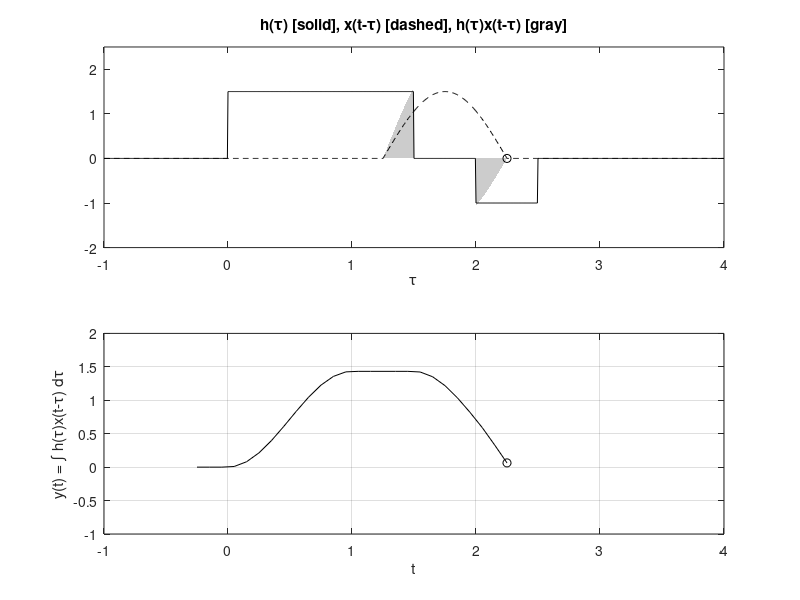
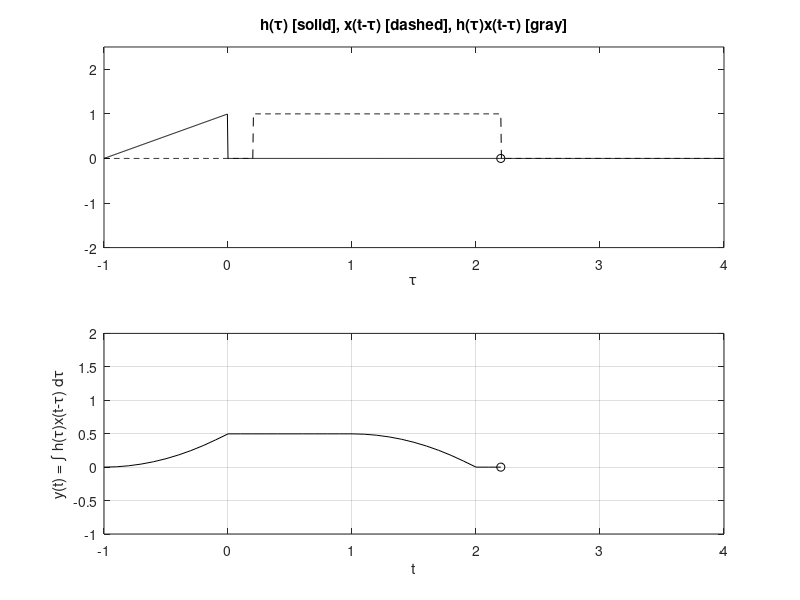
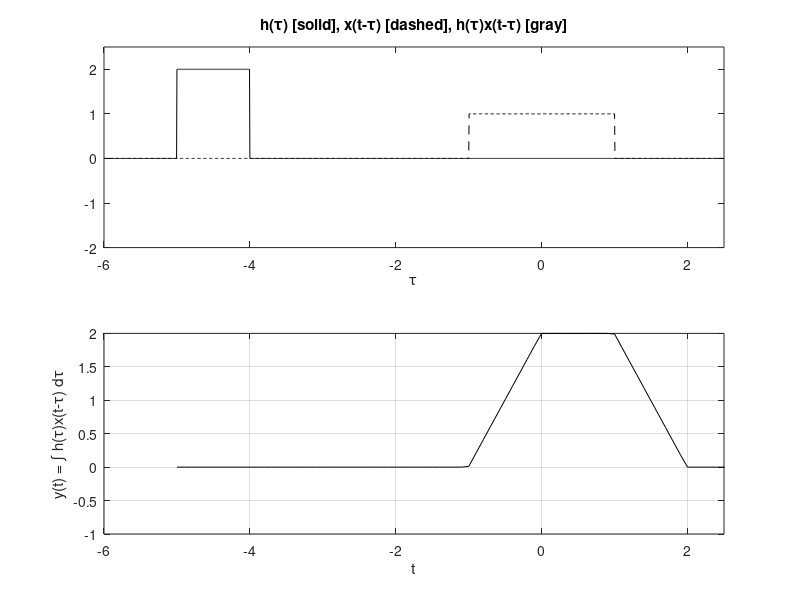
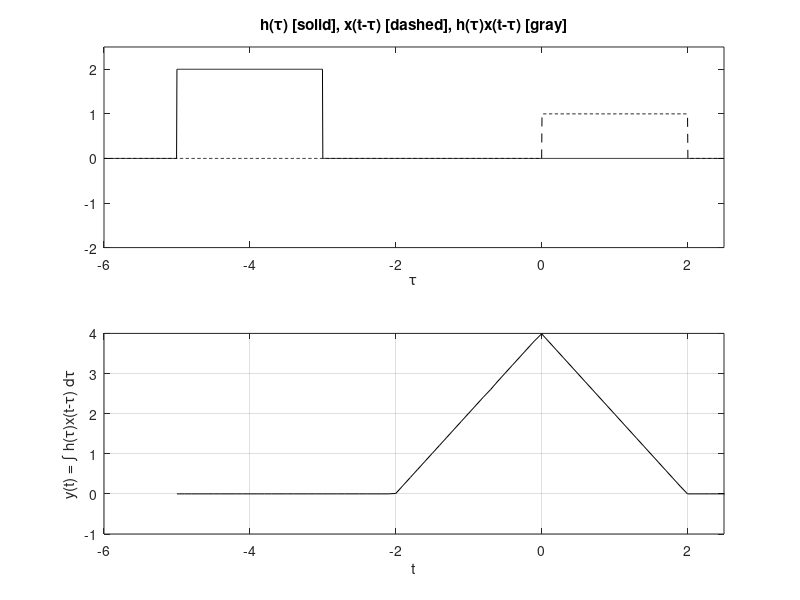

MATLAB code for these plots, in order:
%Rendel Abrasia, Reza Aablue
%500942743, 500966944
%Section 4

% Problem B.1
figure(1) % Create figure window and make visible on screen
u = @(t) 1.0*(t>=0); % u(t) step function.
x = @(t) 1.5*sin(pi*t).*(u(t)-u(t-1)); % Assigned x(t) function.
h = @(t) 1.5*(u(t)-u(t-1.5))-u(t-2)+u(t-2.5); % h(t).
dtau = 0.005; tau = -1:dtau:4; % Time intervals and step size for tau.
ti = 0; tvec = -.25:.1:2.25; % Time intervals and step size for tvec.
y = NaN*zeros(1,length(tvec)); % Pre-allocate memory
for t = tvec,
ti = ti+1; % Time index
xh = x(t-tau).*h(tau); lxh = length(xh);
y(ti) = sum(xh.*dtau); % Trapezoidal approximation of convolution integral
subplot(2,1,1),plot(tau,h(tau),'k-',tau,x(t-tau),'k--',t,0,'ok');
axis([tau(1) tau(end) -2.0 2.5]);
patch([tau(1:end-1);tau(1:end-1);tau(2:end);tau(2:end)],...
[zeros(1,lxh-1);xh(1:end-1);xh(2:end);zeros(1,lxh-1)],...
[.8 .8 .8],'edgecolor','none');
xlabel('\tau'); title('h(\tau) [solid], x(t-\tau) [dashed], h(\tau)x(t-\tau) [gray]');
c = get(gca,'children'); set(gca,'children',[c(2);c(3);c(4);c(1)]);
subplot(2,1,2),plot(tvec,y,'k',tvec(ti),y(ti),'ok');
xlabel('t'); ylabel('y(t) = \int h(\tau)x(t-\tau) d\tau');
axis([tau(1) tau(end) -1.0 2.0]); grid;
drawnow;
end

% Problem B.2
% x(t) = u(t) - u(t-2)
% h(t) = (t+1)(u(t+1)-u(t))
% y(t) = x(t)*h(t) (Convolution)

figure(2) % Create figure window and make visible on screen
u = @(t) 1.0*(t>=0); % u(t) step function.
x = @(t) u(t)-u(t-2); % Assigned x(t) function (Figure 2.4-28 (a)).
h = @(t) (t+1).*(u(t+1)-u(t)); % h(t) = (t+1)(u(t+1)-u(t)).
dtau = 0.005; tau = -1:dtau:4; % Time intervals and step size for tau.
ti = 0; tvec = -1.0:.1:2.25; % Time intervals and step size for tvec.
y = NaN*zeros(1,length(tvec)); % Pre-allocate memory
for t = tvec,
ti = ti+1; % Time index
xh = x(t-tau).*h(tau); lxh = length(xh);
y(ti) = sum(xh.*dtau); % Trapezoidal approximation of convolution integral
subplot(2,1,1),plot(tau,h(tau),'k-',tau,x(t-tau),'k--',t,0,'ok');
axis([tau(1) tau(end) -2.0 2.5]);
patch([tau(1:end-1);tau(1:end-1);tau(2:end);tau(2:end)],...
[zeros(1,lxh-1);xh(1:end-1);xh(2:end);zeros(1,lxh-1)],...
[.8 .8 .8],'edgecolor','none');
xlabel('\tau'); title('h(\tau) [solid], x(t-\tau) [dashed], h(\tau)x(t-\tau) [gray]');
c = get(gca,'children'); set(gca,'children',[c(2);c(3);c(4);c(1)]);
subplot(2,1,2),plot(tvec,y,'k',tvec(ti),y(ti),'ok');
xlabel('t'); ylabel('y(t) = \int h(\tau)x(t-\tau) d\tau');
axis([tau(1) tau(end) -1.0 2.0]); grid;
drawnow;
end

% Problem B.3 - part 1 (Assume A=1, B=2)
% x1(t) = x(t) = u(t-4)-u(t-6)
% x2(t) = h(t) = (2)(u(t+5)-u(t+4))
% y(t) = x(t)*h(t)

figure(3) % Create figure window and make visible on screen
A = 1.0; B = 2.0; % Assumptions for A and B values.
u = @(t) 1.0*(t>=0); % u(t) step function.
x = @(t) A*(u(t-4)-u(t-6)); % Assigned x(t) function (Figure 2.4-28 (a)).
h = @(t) B*(u(t+5)-u(t+4)); % h(t) = (t+1)(u(t+1)-u(t)).
dtau = 0.005; tau = -6:dtau:2.5; % Time intervals and step size for tau.
ti = 0; tvec = -5.0:.1:5; % Time intervals and step size for tvec.
y = NaN*zeros(1,length(tvec)); % Pre-allocate memory
for t = tvec,
ti = ti+1; % Time index
xh = x(t-tau).*h(tau); lxh = length(xh);
y(ti) = sum(xh.*dtau); % Trapezoidal approximation of convolution integral
subplot(2,1,1),plot(tau,h(tau),'k-',tau,x(t-tau),'k--',t,0,'ok');
axis([tau(1) tau(end) -2.0 2.5]);
patch([tau(1:end-1);tau(1:end-1);tau(2:end);tau(2:end)],...
[zeros(1,lxh-1);xh(1:end-1);xh(2:end);zeros(1,lxh-1)],...
[.8 .8 .8],'edgecolor','none');
xlabel('\tau'); title('h(\tau) [solid], x(t-\tau) [dashed], h(\tau)x(t-\tau) [gray]');
c = get(gca,'children'); set(gca,'children',[c(2);c(3);c(4);c(1)]);
subplot(2,1,2),plot(tvec,y,'k',tvec(ti),y(ti),'ok');
xlabel('t'); ylabel('y(t) = \int h(\tau)x(t-\tau) d\tau');
axis([tau(1) tau(end) -1.0 2.0]); grid;
drawnow;
end

% Problem B.3 - part 2 (Assume A=1, B=2)
% x1(t) = x(t) = u(t-3)-u(t-5)
% x2(t) = h(t) = (2)(u(t+5)-u(t+3))
% y(t) = x(t)*h(t)

figure(4) % Create figure window and make visible on screen
A = 1.0; B = 2.0; % Assumptions for A and B values.
u = @(t) 1.0*(t>=0); % u(t) step function.
x = @(t) A*(u(t-3)-u(t-5)); % Assigned x(t) function (Figure 2.4-28 (a)).
h = @(t) B*(u(t+5)-u(t+3)); % h(t) = (t+1)(u(t+1)-u(t)).
dtau = 0.005; tau = -6:dtau:2.5; % Time intervals and step size for tau.
ti = 0; tvec = -5.0:.1:5; % Time intervals and step size for tvec.
y = NaN*zeros(1,length(tvec)); % Pre-allocate memory
for t = tvec,
ti = ti+1; % Time index
xh = x(t-tau).*h(tau); lxh = length(xh);
y(ti) = sum(xh.*dtau); % Trapezoidal approximation of convolution integral
subplot(2,1,1),plot(tau,h(tau),'k-',tau,x(t-tau),'k--',t,0,'ok');
axis([tau(1) tau(end) -2.0 2.5]);
patch([tau(1:end-1);tau(1:end-1);tau(2:end);tau(2:end)],...
[zeros(1,lxh-1);xh(1:end-1);xh(2:end);zeros(1,lxh-1)],...
[.8 .8 .8],'edgecolor','none');
xlabel('\tau'); title('h(\tau) [solid], x(t-\tau) [dashed], h(\tau)x(t-\tau) [gray]');
c = get(gca,'children'); set(gca,'children',[c(2);c(3);c(4);c(1)]);
subplot(2,1,2),plot(tvec,y,'k',tvec(ti),y(ti),'ok');
xlabel('t'); ylabel('y(t) = \int h(\tau)x(t-\tau) d\tau');
axis([tau(1) tau(end) -1.0 4.0]); grid;
drawnow;
end

% Problem B.3 - part 3
% x1(t) = x(t) = e^t(u(t+2)-u(t))
% x2(t) = h(t) = e^(-2t)(u(t)-u(t-1))
% y(t) = x(t)*h(t)

figure(5) % Create figure window and make visible on screen
u = @(t) 1.0*(t>=0); % u(t) step function.
x = @(t) exp(t).*(u(t+2)-u(t)); % Assigned x(t) function (Figure 2.4-28 (a)).
h = @(t) exp(-2*t).*(u(t)-u(t-1)); % h(t) = (t+1)(u(t+1)-u(t)).
dtau = 0.005; tau = -6:dtau:2.5; % Time intervals and step size for tau.
ti = 0; tvec = -5.0:.1:5; % Time intervals and step size for tvec.
y = NaN*zeros(1,length(tvec)); % Pre-allocate memory
for t = tvec,
ti = ti+1; % Time index
xh = x(t-tau).*h(tau); lxh = length(xh);
y(ti) = sum(xh.*dtau); % Trapezoidal approximation of convolution integral
subplot(2,1,1),plot(tau,h(tau),'k-',tau,x(t-tau),'k--',t,0,'ok');
axis([tau(1) tau(end) -2.0 2.5]);
patch([tau(1:end-1);tau(1:end-1);tau(2:end);tau(2:end)],...
[zeros(1,lxh-1);xh(1:end-1);xh(2:end);zeros(1,lxh-1)],...
[.8 .8 .8],'edgecolor','none');
xlabel('\tau'); title('h(\tau) [solid], x(t-\tau) [dashed], h(\tau)x(t-\tau) [gray]');
c = get(gca,'children'); set(gca,'children',[c(2);c(3);c(4);c(1)]);
subplot(2,1,2),plot(tvec,y,'k',tvec(ti),y(ti),'ok');
xlabel('t'); ylabel('y(t) = \int h(\tau)x(t-\tau) d\tau');
axis([tau(1) tau(end) -1.0 2.0]); grid;
drawnow;
end